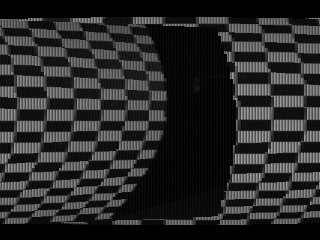
//> input picture sheet01/art.png, 320 x 240 px
$ ./exercise01 art.png out.png 2 2   (built with g++ and OpenCV 4)
//> lines starting //> are read from the running program, lines starting //| are printed output that depends on the picture; after the words box and inside, x2 and y2 are one past the last pixel; in counts of white or black regions, pixels touching at a corner belong together
/**
 * Vorlesung: Bildbasierte Modellierung SS 2012
 * Professor: Prof. Dr.-Ing. Marcus Magnor
 * Betreuer: Felix Klose (klose@cg.cs.tu-bs.de)
 * Datum: 17.04.2012
 * Blatt: 1
 * Abgabe: Präsentation der bearbeiteten Aufgaben in der Übung am 24.04.2012.
 * URL: http://www.cg.cs.tu-bs.de/teaching/lectures/ss15/bbm/
 */

#include <cstdlib>
#include <cstdio>
#include <cmath>
#include <cv.h>
#include <highgui.h>

using namespace cv;
using namespace std;

template<typename T> const T &min(const T &a, const T &b) { return a < b ? a : b; }
template<typename T> const T &max(const T &a, const T &b) { return a > b ? a : b; }

/**
 * Ziel der ersten Übung ist das Vertrautwerden mit der OpenCV-Bibliothek.
 * Diese stellt nicht nur die Grundlagen zum Arbeiten mit Bildern zur Verfügung,
 * sondern auch viele weitere in der Bilderverarbeitung häufig verwendete Funktionen.
 * Erhältlich ist sie als Open-Source-Projekt unter:
 * \begin{center}\url{http://opencv.orb/}\end{center}
 * Dokumentation findet sich beispielsweise im Buch \emph{Learning OpenCV} von Gary Bradski und Adrian Kaehler oder unter:
 * \begin{center}\url{http://http://docs.opencv.org/modules/refman.html}\end{center}
 */

int main(int argc, char *argv[]) {
    if (argc < 5) {
        printf("Usage: main <image-file-name> <output-file-name> <kappa1> <kappa2>\n\7");
        exit(1);
    }

    /**
     * Aufgabe: OpenCV starten (10 Punkte)
     *
     * Erweitere die gegebene Programmgrundstruktur so, dass
     * - ein Bild geladen werden kann.
     */

    Mat img = imread(argv[1]);
//> img is the input picture: 240 rows x 320 cols, CV_8UC3; min 0, max 167, mean 41.3


    /**
     * - die Höhe, Breite, Anzahl der Farbkanäle dieses Bildes ausgegeben wird.
     */

    cout << "Width: " << img.cols << " Height: " << img.rows << " Channels: " << img.channels() << endl;
//| Width: 320 Height: 240 Channels: 3


    /**
     * - dieses Bild in einem \code{cvNamedWindow} angezeigt wird, bis eine Tastatureingabe erfolgt.
     */

    namedWindow("Ahwsum windoh");
    imshow("Ahwsum windoh", img);
    waitKey(0);


    /**
     * - die drei Farbkanäle des Bildes nebeneinander angezeigt werden.
     */

    // Create a Mat of the same size, filled with zeroes
    Mat empty = Mat::zeros(img.rows, img.cols, CV_8UC1);

    // Split the color channels
    Mat channels[3];
    split(img, channels);

    Mat channels_side_by_side;

    // For each channel i...
    for (int i=0; i<3; i++) {
        // Create three channels (two of which are zero)...
        vector<Mat> final_channels;
        for (int j=0; j<3; j++) {
            if (i != j) {
                final_channels.push_back(empty);
            } else {
                final_channels.push_back(channels[j]);
            }
        }

        // ...merge them...
        Mat merged;
        merge(final_channels, merged);

        // ...and append all the results horizontally.
        if (i == 0) {
            channels_side_by_side = merged;
        } else {
            hconcat(channels_side_by_side, merged, channels_side_by_side);
        }

    }
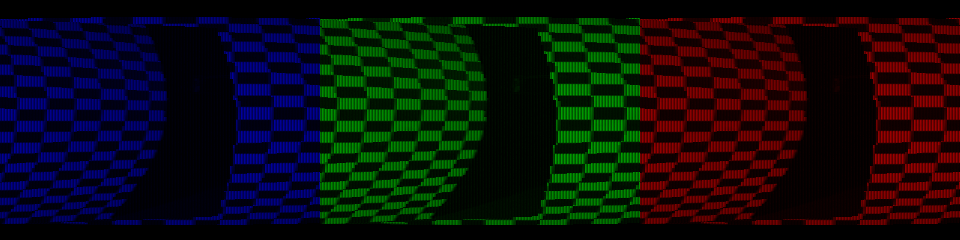
//> channels_side_by_side: 240 rows x 960 cols, CV_8UC3; mean B, G, R 13.8, 13.8, 13.8
    imshow("Ahwsum windoh", channels_side_by_side);
    waitKey(0);


    /**
     * - das Bild zusammen mit einem roten $10 \times 10$ Rechteck um die Bildmitte angezeigt wird.
     */

    Mat img_copy = img.clone();
    Point2f center = Point2f(img.cols/2, img.rows/2);
//> center = Point(160, 120)
    Point2f shift(5,5);
    Rect rect(center-shift, center+shift);
//> rect = Rect(155, 115, 10, 10)
    rectangle(img_copy, rect, Scalar(0, 0, 255));
//> img_copy: 240 rows x 320 cols, CV_8UC3; 36 pixels changed, all inside (x1, y1, x2, y2) = (155, 115, 165, 125)
    imshow("Ahwsum windoh", img_copy);
    waitKey(0);


    /**
     * Aufgabe: Bilder entzerren (10 Punkte)
     *
     * Das Bild \code{distorted.png}, Abb~\ref{fig:distorted}, wurde mit einer
     * Weitwinkelkamera aufgenommen und zeigt starke radiale Verzerrung.  Aus der
     * Vorlesung bekannt ist, dass die radiale Verzerrung oft durch
     * $$ x = x_c + L(r) (x_d-x_c) \quad y = y_c + L(r) (y_d-y_c) $$
     * ausgedrückt wird, wo $(x, y)$ die idealen Koordinaten sind, $({x_d}, {y_d})$
     * die verzerrten Koordinaten und $L({r})$ eine Funktion, die nur von der
     * Entfernung ${r}=\sqrt{(x-x_c)^2 + ({y}-y_c)^2}$ zum Verzerrungszentrum
     * $(x_c,y_c)$ abhängt.
     * Die Funktion $L(r)$ kann durch ihre Taylorentwicklung $L(r) = 1+ \kappa_1 r
     * + \kappa_2 r^2 + \kappa_3 r^3 + \cdots$ beschrieben werden.
     * Verschiedene Möglichkeiten, die Parameter zu bestimmen, sind denkbar und
     * werden beispielsweise in \emph{Multiple View Geometry} von Hartley und
     * Zisserman beschrieben, sollen hier aber nicht zur Anwendung kommen.
     *
     * Erweitere die gegebene Programmgrundstruktur so, dass
     * - die Funktion $L$ mit Taylorentwicklung 2. Ordnung approximiert wird,
     *   wobei das Verzerrungszentrum der Bildmitte entspricht.
     */

    Mat straightened(img.rows, img.cols, img.type());
    for (int x=0; x<img.cols; x++) {
        for (int y=0; y<img.rows; y++) {
            float r = sqrt(pow(x - center.x, 2)+pow(y - center.y, 2));
            float L = 1 + atof(argv[3])*r + atof(argv[4])*r*r;
            int x2 = center.x + (x - center.x)/L;
            int y2 = center.y + (y - center.y)/L;
            if (x2 >= 0 && y2 >= 0 && x2 < img.cols && y2 < img.rows) {
                straightened.at<Vec3b>(Point2i(x,y)) = img.at<Vec3b>(Point2i(x2, y2));
            }
        }
    }
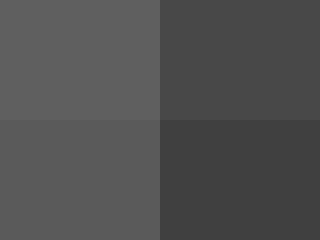
//> straightened: 240 rows x 320 cols, CV_8UC3; min 64, max 95, mean 80.2


    /**
     * - das entzerrte Bild in einer Datei gespeichert wird.
     */

    imshow("Ahwsum windoh", straightened);
    imwrite(argv[2], straightened);
    waitKey(0);


    /**
     * Was passiert, wenn die Größe der Parameter, ihr Vorzeichen etc. verändert wird?
     * Ein Startwert kann z.B. $\kappa_1 = 0.001$, $\kappa_2 = 0.000005$ sein.
     *
     * \begin{figure}[hb]
     * \centering
     * \includegraphics[width=0.3\linewidth]{distorted}
     * \caption{Bild mit starker radialer Verzerrung.}
     * \label{fig:distorted}
     * \end{figure}
     */
}
